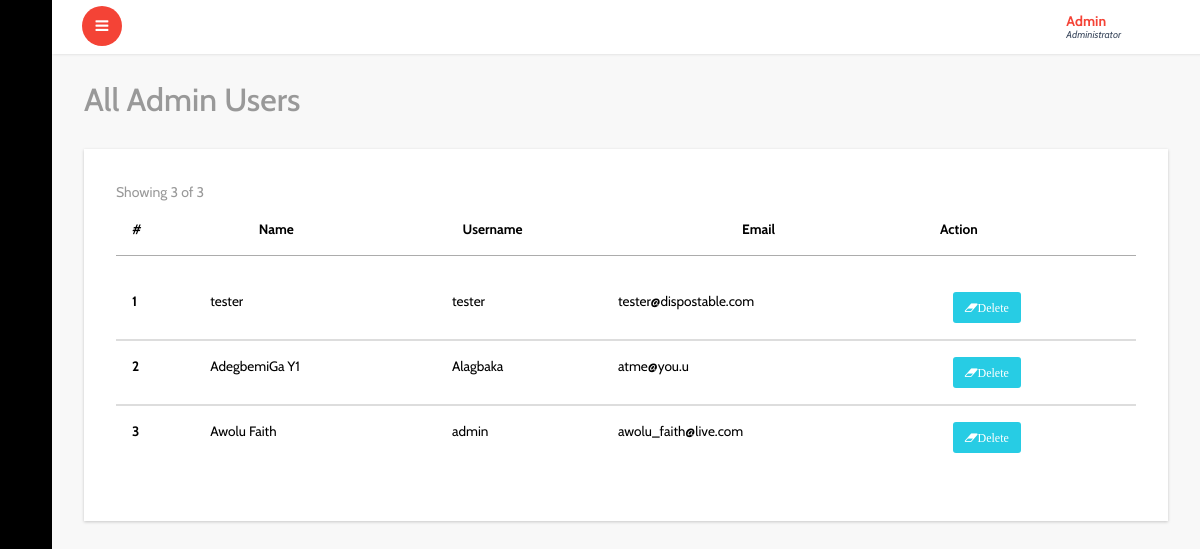
/admin/adminlist.php (signed in), run on the app's committed database.
### tables this page shows
CREATE TABLE `table_admin` (
  `id` int(20) NOT NULL,
  `name` varchar(45) NOT NULL,
  `email` varchar(45) NOT NULL,
  `username` varchar(45) NOT NULL,
  `password` varchar(45) NOT NULL,
  `file` varchar(567) NOT NULL
);

### idiorm.php (called while the page is built, shortened)
<?php
    class ORM implements ArrayAccess {
        protected static $_default_config = array(
            'connection_string' => 'sqlite::memory:',
            'id_column' => 'id',
            'id_column_overrides' => array(),
            'error_mode' => PDO::ERRMODE_EXCEPTION,
            'username' => null,
            'password' => null,
            'driver_options' => null,
            'identifier_quote_character' => null,
            'limit_clause_style' => null,
            'logging' => false,
            'logger' => null,
            'caching' => false,
            'caching_auto_clear' => false,
            'return_result_sets' => false,
        );
        protected static $_config = array();
        protected static $_db = array();
        protected static $_last_statement = null;
        protected $_connection_name;
        protected $_table_name;
        protected $_values = array();
        protected $_result_columns = array('*');
        protected $_join_sources = array();
        protected $_order_by = array();
        protected $_group_by = array();
        public static function configure($key, $value = null, $connection_name = self::DEFAULT_CONNECTION) {
            if (is_array($key)) {
                foreach ($key as $conf_key => $conf_value) {
                    self::configure($conf_key, $conf_value, $connection_name);
                }
            } else {
                if (is_null($value)) {
                    $value = $key;
                    $key = 'connection_string';
                }
                self::$_config[$connection_name][$key] = $value;
            }
        }
        public static function for_table($table_name, $connection_name = self::DEFAULT_CONNECTION) {
            return new self($table_name, array(), $connection_name);
        }
        protected static function _setup_db_config($connection_name) {
            if (!array_key_exists($connection_name, self::$_config)) {
                self::$_config[$connection_name] = self::$_default_config;
            }
        }
        public static function set_db($db, $connection_name = self::DEFAULT_CONNECTION) {
            self::$_db[$connection_name] = $db;
        }
        protected static function _setup_identifier_quote_character($connection_name) {
            if (is_null(self::$_config[$connection_name]['identifier_quote_character'])) {
                self::$_config[$connection_name]['identifier_quote_character'] =
                    self::_detect_identifier_quote_character($connection_name);
            }
        }
        public static function _setup_limit_clause_style($connection_name) {
            if (is_null(self::$_config[$connection_name]['limit_clause_style'])) {
                self::$_config[$connection_name]['limit_clause_style'] =
                    self::_detect_limit_clause_style($connection_name);
            }
        }
        protected static function _detect_identifier_quote_character($connection_name) {
            switch(self::get_db($connection_name)->getAttribute(PDO::ATTR_DRIVER_NAME)) {
                case 'mysql':
                case 'sqlite':
                case 'sqlite2':
                default:
                    return '`';
            }
        }
        protected static function _detect_limit_clause_style($connection_name) {
            switch(self::get_db($connection_name)->getAttribute(PDO::ATTR_DRIVER_NAME)) {
                default:
                    return ORM::LIMIT_STYLE_LIMIT;
            }
        }
        public static function get_db($connection_name = self::DEFAULT_CONNECTION) {
            return self::$_db[$connection_name];
        }
        public static function get_last_statement() {
            return self::$_last_statement;
        }
        protected static function _execute($query, $parameters = array(), $connection_name = self::DEFAULT_CONNECTION) {
            $statement = self::get_db($connection_name)->prepare($query);
            self::$_last_statement = $statement;
            $time = microtime(true);
            $q = $statement->execute();
            return $q;
        }
        protected static function _log_query($query, $parameters, $connection_name, $query_time) {
            if (!self::$_config[$connection_name]['logging']) {
                return false;
            }
            return true;
        }
        protected function __construct($table_name, $data = array(), $connection_name = self::DEFAULT_CONNECTION) {
            $this->_table_name = $table_name;
            $this->_connection_name = $connection_name;
        }
        public function find_array() {
            return $this->_run();
        }
        protected function _build_select() {
            return $this->_join_if_not_empty(" ", array(
                $this->_build_select_start(),
                $this->_build_join(),
                $this->_build_where(),
                $this->_build_group_by(),
                $this->_build_having(),
                $this->_build_order_by(),
                $this->_build_limit(),
                $this->_build_offset(),
            ));
        }
        protected function _build_select_start() {
            $fragment = 'SELECT ';
            $result_columns = join(', ', $this->_result_columns);
            $fragment .= "{$result_columns} FROM " . $this->_quote_identifier($this->_table_name);
            return $fragment;
        }
        protected function _build_join() {
            if (count($this->_join_sources) === 0) {
                return '';
            }
            return join(" ", $this->_join_sources);
        }
        protected function _build_where() {
            return $this->_build_conditions('where');
        }
        protected function _build_having() {
            return $this->_build_conditions('having');
        }
        protected function _build_group_by() {
            if (count($this->_group_by) === 0) {
                return '';
            }
            return "GROUP BY " . join(", ", $this->_group_by);
        }
        protected function _build_conditions($type) {
            $conditions_class_property_name = "_{$type}_conditions";
            if (count($this->$conditions_class_property_name) === 0) {
                return '';
            }
            $conditions = array();
            return strtoupper($type) . " " . join(" AND ", $conditions);
        }
        protected function _build_order_by() {
            if (count($this->_order_by) === 0) {
                return '';
            }
            return "ORDER BY " . join(", ", $this->_order_by);
        }
        protected function _build_limit() {
            $fragment = '';
            return $fragment;
        }
        protected function _build_offset() {
            return '';
        }
        protected function _join_if_not_empty($glue, $pieces) {
            $filtered_pieces = array();
            foreach ($pieces as $piece) {
                if (is_string($piece)) {
                    $piece = trim($piece);
                }
                if (!empty($piece)) {
                    $filtered_pieces[] = $piece;
                }
            }
            return join($glue, $filtered_pieces);
        }
        protected function _quote_one_identifier($identifier) {
            $parts = explode('.', $identifier);
            $parts = array_map(array($this, '_quote_identifier_part'), $parts);
            return join('.', $parts);
        }
        protected function _quote_identifier($identifier) {
            if (is_array($identifier)) {
                $result = array_map(array($this, '_quote_one_identifier'), $identifier);
                return join(', ', $result);
            } else {
                return $this->_quote_one_identifier($identifier);
            }
        }
        protected function _quote_identifier_part($part) {
            $quote_character = self::$_config[$this->_connection_name]['identifier_quote_character'];
            return $quote_character .
                   str_replace($quote_character,
                               $quote_character . $quote_character,
                               $part
                   ) . $quote_character;
        }
        protected function _run() {
            $query = $this->_build_select();
            $caching_enabled = self::$_config[$this->_connection_name]['caching'];
            self::_execute($query, $this->_values, $this->_connection_name);
            $statement = self::get_last_statement();
            $rows = array();
            while ($row = $statement->fetch(PDO::FETCH_ASSOC)) {
                $rows[] = $row;
            }
            $this->_values = array();
            $this->_result_columns = array('*');
            return $rows;
        }
        public function __call($name, $arguments)
        {
            $method = strtolower(preg_replace('/([a-z])([A-Z])/', '$1_$2', $name));
            if (method_exists($this, $method)) {
                return call_user_func_array(array($this, $method), $arguments);
            } else {
                throw new IdiormMethodMissingException("Method $name() does not exist in class " . get_class($this));
            }
        }
    }

### admin/adminlist.php (the view, shortened to what this page needs)
<?php include"header.php"; ?>
			<div id="page-wrapper">
				<div class="graphs">
					<h3 class="blank1">All Admin Users</h3>
					 <div class="xs tabls">
					 <div class="panel-body1">
					   <table class="table">
					    <thead>
							<tr>
							  <th>#</th>
							  <th>Name</th>
							  <th>Username</th>
							  <th>Email</th>
							  <th>Action</th>
							</tr>
						  </thead>
						  <tbody>
						   <?php
                                $tbl_name="table_admin";
        $get_posts_tbl = ORM::for_table("$tbl_name")
                 ->find_array();
	$total_pages = count($get_posts_tbl);
	$limit = 10;
	$page = $_GET['page'];
	if($page)
		$start = ($page - 1) * $limit;
	else
		$start = 0;
				$result = $db->prepare("SELECT * FROM table_admin  ORDER BY id DESC LIMIT $start, $limit");
				$result->execute();
	$next = $page + 1;
	$lastpage = ceil($total_pages/$limit);
	 ?>
                            <span class="text-muted m-r-sm">Showing
                                 <?php if($lastpage == $next-1):?>
                                    <?=$total_pages?>
                                <?php else:?>
                                <?=$page * $limit?>
                            <?php endif;?>
                                of <?=$total_pages?>
                                        </span>
			    </div>
               </div>
                <table class="table">
                      <?php
				for($i=1; $row = $result->fetch(); $i++){
               ?>
							<tr>
							  <th scope="row"><?php echo $i; ?></th>
							  <td><?php echo $row['name']; ?></td>
							  <td><?php echo $row['username']; ?></td>
							  <td><?php echo $row['email']; ?></td>
							  <td>
							    <a href="delete-admin.php?id=<?=$row['id'] ?>" class="fa fa-eraser btn btn-xs btn-success warning_4 delbtn" >Delete</a>
							  </td>
							</tr>
							 <?php } ?>
						</table>
						</div>
						</div>
				</div>
		<?php include"footer.php"; ?>

### data on the page
table_admin: name "tester", username "tester", email "tester@dispostable.com"
table_admin: name "AdegbemiGa Y1", username "Alagbaka", email "atme@you.u"
table_admin: name "Awolu Faith", username "admin", email "awolu_faith@live.com"

### other printed values
$total_pages "3"
